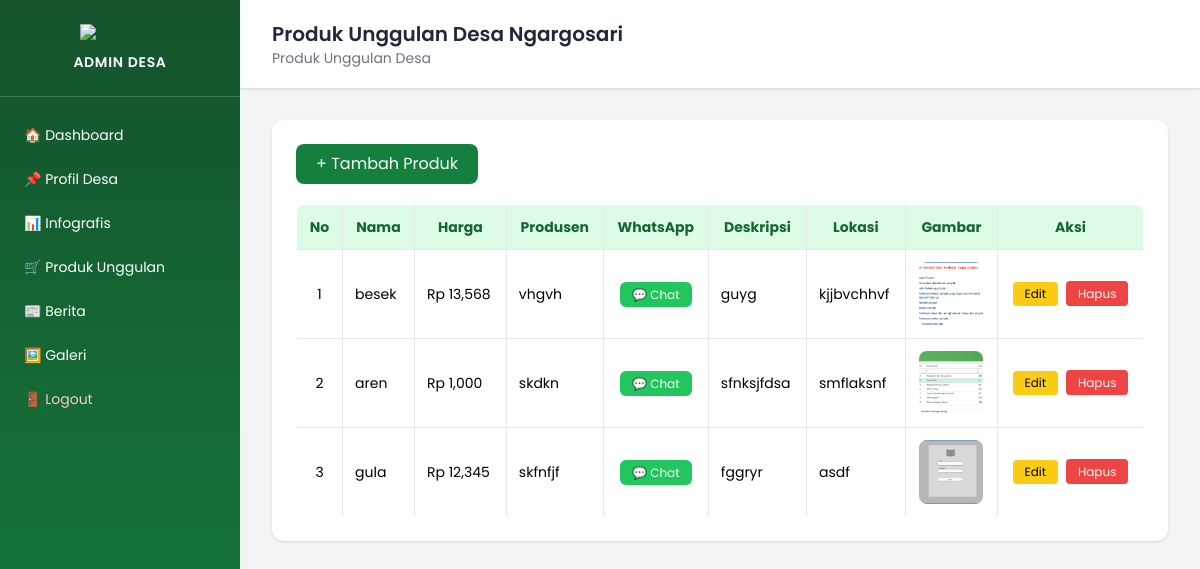
/admin/produk.php (signed in), run on the app's committed database.
### tables this page shows
CREATE TABLE `produk` (
  `id_produk` int(11) NOT NULL,
  `nama_produk` varchar(100) DEFAULT NULL,
  `harga` int(11) DEFAULT NULL,
  `deskripsi` text DEFAULT NULL,
  `produsen` varchar(100) DEFAULT NULL,
  `no_wa` varchar(20) DEFAULT NULL,
  `lokasi` varchar(100) DEFAULT NULL,
  `gambar` varchar(100) DEFAULT NULL
);

### admin/produk.php (the view, shortened to what this page needs)
<?php
require_once "../koneksi.php";
?>
<!DOCTYPE html>
<html lang="id">
<head>
<script src="https://cdn.tailwindcss.com"></script>
</head>
<body class="bg-gray-100">
<aside class="fixed top-0 left-0 w-60 h-screen bg-gradient-to-b from-green-900 to-green-700 text-white">
    <div class="flex flex-col items-center py-6 border-b border-white/20">
        <img src="../assets/img/logo.png" class="w-20 mb-3">
        <span class="tracking-wider font-semibold text-sm">ADMIN DESA</span>
    </div>
    <nav class="mt-4 text-sm">
        <a href="dashboard.php" class="block px-6 py-3 hover:bg-white/20">🏠 Dashboard</a>
        <a href="profil.php" class="block px-6 py-3 hover:bg-white/20">📌 Profil Desa</a>
        <a href="infografis.php" class="block px-6 py-3 hover:bg-white/20">📊 Infografis</a>
        <a href="produk.php" class="block px-6 py-3 hover:bg-white/20">🛒 Produk Unggulan</a>
        <a href="berita.php" class="block px-6 py-3 hover:bg-white/20">📰 Berita</a>
        <a href="galeri.php" class="block px-6 py-3 hover:bg-white/20">🖼️ Galeri</a>
        <a href="logout.php" class="block px-6 py-3 text-red-200 hover:bg-red-500/30">🚪 Logout</a>
    </nav>
</aside>
<div class="ml-60 min-h-screen">
<header class="bg-white px-8 py-5 shadow">
    <h2 class="text-xl font-semibold text-gray-800">Produk Unggulan Desa Ngargosari</h2>
    <p class="text-gray-500 text-sm">Produk Unggulan Desa </p>
</header>
<main class="p-8">
<div class="bg-white rounded-xl shadow p-6">
<button onclick="tambahProduk()"
class="mb-5 bg-green-700 hover:bg-green-800 text-white px-5 py-2 rounded-lg transition">
+ Tambah Produk
</button>
<div class="overflow-x-auto">
<table class="w-full border border-gray-200 rounded-lg overflow-hidden text-sm">
<thead class="bg-green-100 text-green-800">
<tr>
    <th class="p-3 border">No</th>
    <th class="p-3 border">Nama</th>
    <th class="p-3 border">Harga</th>
    <th class="p-3 border">Produsen</th>
    <th class="p-3 border">WhatsApp</th>
    <th class="p-3 border">Deskripsi</th>
    <th class="p-3 border">Lokasi</th>
    <th class="p-3 border">Gambar</th>
    <th class="p-3 border">Aksi</th>
</tr>
</thead>
<tbody>
<?php
$no=1;
$q=mysqli_query($koneksi,"SELECT * FROM produk ORDER BY id_produk DESC");
while($d=mysqli_fetch_assoc($q)){
?>
<tr class="hover:bg-gray-50">
<td class="p-3 border text-center"><?= $no++ ?></td>
<td class="p-3 border"><?= htmlspecialchars($d['nama_produk']) ?></td>
<td class="p-3 border">Rp <?= number_format($d['harga']) ?></td>
<td class="p-3 border"><?= htmlspecialchars($d['produsen']) ?></td>
<td class="p-3 border text-center">
    <a href="https://wa.me/<?= $d['no_wa'] ?>"
       target="_blank"
       class="bg-green-500 hover:bg-green-600 text-white px-3 py-1 rounded-md text-xs">
       💬 Chat
    </a>
</td>
<td class="p-3 border"><?= htmlspecialchars($d['deskripsi']) ?></td>
<td class="p-3 border"><?= htmlspecialchars($d['lokasi']) ?></td>
<td class="p-3 border text-center">
    <img src="../assets/img/produk/<?= $d['gambar'] ?>"
         class="w-16 h-16 object-cover rounded-lg mx-auto">
</td>
<td class="p-3 border text-center space-x-1">
<button onclick='editProduk(<?= json_encode($d) ?>)'
class="bg-yellow-400 hover:bg-yellow-500 px-3 py-1 rounded text-xs">
Edit
</button>
<a href="hapus_produk.php?id=<?= $d['id_produk'] ?>"
onclick="return confirm('Hapus produk ini?')"
class="bg-red-500 hover:bg-red-600 px-3 py-1 rounded text-white text-xs">
Hapus
</a>
</td>
</tr>
<?php } ?>
</tbody>
</table>
</div>
</div>
</main>
</div>
</body>
</html>

### admin/produk.php (style rules this page uses)
body { font-family: 'Poppins', sans-serif; }

### data on the page
produk: nama_produk "besek", harga "13,568", produsen "vhgvh", deskripsi "guyg", lokasi "kjjbvchhvf", gambar (picture)
produk: nama_produk "aren", harga "1,000", produsen "skdkn", deskripsi "sfnksjfdsa", lokasi "smflaksnf", gambar (picture)
produk: nama_produk "gula", harga "12,345", produsen "skfnfjf", deskripsi "fggryr", lokasi "asdf", gambar (picture)
